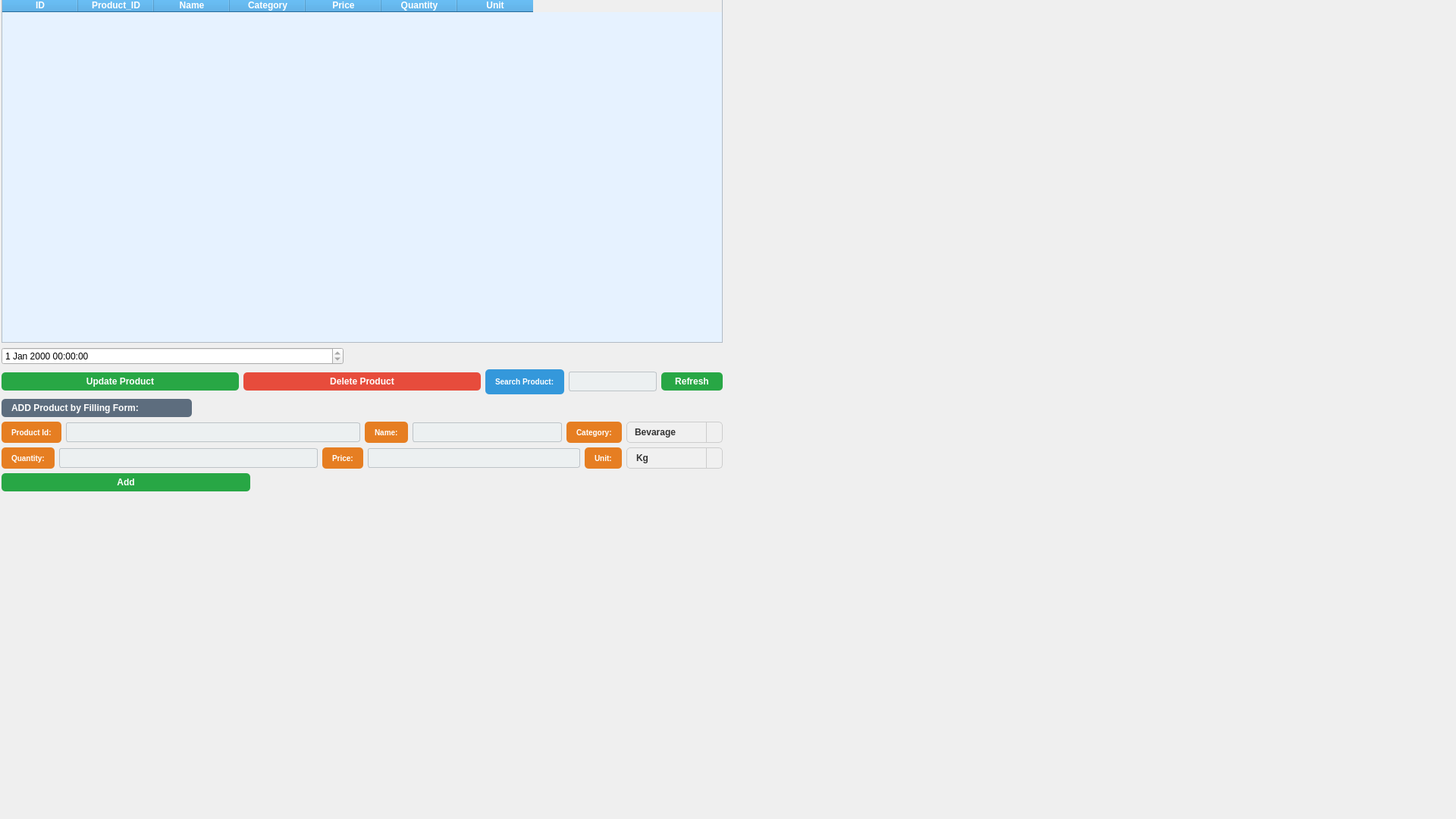
<?xml version="1.0" encoding="UTF-8"?>
<ui version="4.0">
 <class>admineditableinv</class>
 <widget class="QWidget" name="admineditableinv">
  <property name="geometry">
   <rect>
    <x>0</x>
    <y>0</y>
    <width>1920</width>
    <height>1080</height>
   </rect>
  </property>
  <property name="sizePolicy">
   <sizepolicy hsizetype="Expanding" vsizetype="Expanding">
    <horstretch>0</horstretch>
    <verstretch>0</verstretch>
   </sizepolicy>
  </property>
  <property name="minimumSize">
   <size>
    <width>300</width>
    <height>300</height>
   </size>
  </property>
  <property name="maximumSize">
   <size>
    <width>1920</width>
    <height>1080</height>
   </size>
  </property>
  <property name="windowTitle">
   <string>Dialog</string>
  </property>
  <property name="styleSheet">
   <string notr="true">background: qlineargradient(spread:pad, x1:0, y1:0, x2:1, y2:1,
                            stop:0 #e3f2fd, stop:1 #bbdefb);
</string>
  </property>
  <widget class="QWidget" name="layoutWidget">
   <property name="geometry">
    <rect>
     <x>2</x>
     <y>-3</y>
     <width>951</width>
     <height>651</height>
    </rect>
   </property>
   <layout class="QVBoxLayout" name="verticalLayout">
    <item>
     <widget class="QTableWidget" name="tableWidget_products">
      <property name="maximumSize">
       <size>
        <width>1920</width>
        <height>1080</height>
       </size>
      </property>
      <property name="styleSheet">
       <string notr="true">
QTableWidget {
    background-color: #E6F2FF; /* Light blue for even rows */
alternate-background-color: #B5D6F5;

}

QHeaderView::section {
    background-color: #3498DB;  /* Optional: blue header */
    color: white;
    font-weight: bold;
}
</string>
      </property>
      <property name="columnCount">
       <number>7</number>
      </property>
      <column>
       <property name="text">
        <string>ID</string>
       </property>
      </column>
      <column>
       <property name="text">
        <string>Product_ID</string>
       </property>
      </column>
      <column>
       <property name="text">
        <string>Name</string>
       </property>
      </column>
      <column>
       <property name="text">
        <string>Category</string>
       </property>
      </column>
      <column>
       <property name="text">
        <string>Price</string>
       </property>
      </column>
      <column>
       <property name="text">
        <string>Quantity</string>
       </property>
      </column>
      <column>
       <property name="text">
        <string>Unit</string>
       </property>
      </column>
     </widget>
    </item>
    <item>
     <layout class="QHBoxLayout" name="horizontalLayout_9">
      <item>
       <layout class="QVBoxLayout" name="verticalLayout_2">
        <item>
         <layout class="QHBoxLayout" name="horizontalLayout_16">
          <item>
           <widget class="QDateTimeEdit" name="dateTimeEdit">
            <property name="readOnly">
             <bool>true</bool>
            </property>
           </widget>
          </item>
          <item>
           <spacer name="horizontalSpacer_2">
            <property name="orientation">
             <enum>Qt::Orientation::Horizontal</enum>
            </property>
            <property name="sizeType">
             <enum>QSizePolicy::Policy::Preferred</enum>
            </property>
            <property name="sizeHint" stdset="0">
             <size>
              <width>500</width>
              <height>20</height>
             </size>
            </property>
           </spacer>
          </item>
         </layout>
        </item>
        <item>
         <layout class="QHBoxLayout" name="horizontalLayout_14">
          <item>
           <widget class="QPushButton" name="pushButton_updateproduct">
            <property name="styleSheet">
             <string notr="true">QPushButton {
    background-color: #28a745;  /* Bootstrap Green */
    color: white;
    font-weight: bold;
    border-radius: 5px;
    padding: 5px 10px;
}
QPushButton:hover {
    background-color: #218838;  /* Darker green on hover */
}
</string>
            </property>
            <property name="text">
             <string>Update Product</string>
            </property>
            <property name="checkable">
             <bool>false</bool>
            </property>
            <property name="autoDefault">
             <bool>false</bool>
            </property>
            <property name="default">
             <bool>false</bool>
            </property>
            <property name="flat">
             <bool>false</bool>
            </property>
           </widget>
          </item>
          <item>
           <widget class="QPushButton" name="pushButton_delete">
            <property name="styleSheet">
             <string notr="true">QPushButton {
    background-color: #E74C3C;  /* Bright red */
    color: white;
 font-weight: bold;
    border-radius: 5px;
    padding: 5px 10px;
}

QPushButton:hover {
    background-color: #C0392B;  /* Darker red on hover */
}
</string>
            </property>
            <property name="text">
             <string>Delete Product</string>
            </property>
           </widget>
          </item>
          <item>
           <layout class="QHBoxLayout" name="horizontalLayout_15">
            <item>
             <layout class="QHBoxLayout" name="horizontalLayout">
              <item>
               <widget class="QLabel" name="label_6">
                <property name="styleSheet">
                 <string notr="true">
QLabel {
background-color: #3498DB;  /* Medium gray */
color: white;

    border-radius: 5px;
    padding:  10px;
font-size: 10px;
    font-weight: bold;
}
</string>
                </property>
                <property name="text">
                 <string>Search Product:</string>
                </property>
               </widget>
              </item>
              <item>
               <widget class="QLineEdit" name="lineEdit_searchproduct">
                <property name="sizePolicy">
                 <sizepolicy hsizetype="Minimum" vsizetype="Fixed">
                  <horstretch>0</horstretch>
                  <verstretch>0</verstretch>
                 </sizepolicy>
                </property>
                <property name="styleSheet">
                 <string notr="true">QLineEdit {
    background-color: #ECF0F1;
    color: #2C3E50;
    border: 1px solid #BDC3C7;
    border-radius: 3px;
    padding: 2px 4px;
    font-size: 12px;
    min-height: 20px; /* reduce height */
}

QLineEdit:focus {
    border: 1px solid #3498DB;
    background-color: #FFFFFF;
}

QLineEdit::placeholder {
    color: #95A5A6;
    font-style: italic;
}
</string>
                </property>
               </widget>
              </item>
             </layout>
            </item>
            <item>
             <widget class="QPushButton" name="pushButton_refresh">
              <property name="styleSheet">
               <string notr="true">QPushButton {
    background-color: #28a745;  /* Bootstrap Green */
    color: white;
    font-weight: bold;
    border-radius: 5px;
    padding: 5px 10px;
}
QPushButton:hover {
    background-color: #218838;  /* Darker green on hover */
}
</string>
              </property>
              <property name="text">
               <string>Refresh</string>
              </property>
             </widget>
            </item>
           </layout>
          </item>
         </layout>
        </item>
        <item>
         <layout class="QHBoxLayout" name="horizontalLayout_10">
          <item>
           <widget class="QLabel" name="label_8">
            <property name="styleSheet">
             <string notr="true">QLabel {
background-color:#5D6D7E;  /* Medium gray */
color: white;

    border-radius: 5px;
    padding: 5px 10px;
font-size: 12px;
    font-weight: bold;
}
</string>
            </property>
            <property name="text">
             <string>ADD Product by Filling Form:</string>
            </property>
           </widget>
          </item>
          <item>
           <spacer name="horizontalSpacer_3">
            <property name="orientation">
             <enum>Qt::Orientation::Horizontal</enum>
            </property>
            <property name="sizeType">
             <enum>QSizePolicy::Policy::Preferred</enum>
            </property>
            <property name="sizeHint" stdset="0">
             <size>
              <width>700</width>
              <height>20</height>
             </size>
            </property>
           </spacer>
          </item>
         </layout>
        </item>
        <item>
         <layout class="QHBoxLayout" name="horizontalLayout_12">
          <item>
           <layout class="QHBoxLayout" name="horizontalLayout_2">
            <item>
             <widget class="QLabel" name="label">
              <property name="styleSheet">
               <string notr="true">QLabel {
background-color: #E67E22;  /* Medium gray */
color: white;
 font-weight: bold;
font-size: 10px;
    border-radius: 5px;
    padding: 5px 10px;
}
</string>
              </property>
              <property name="text">
               <string>Product Id:</string>
              </property>
             </widget>
            </item>
            <item>
             <widget class="QLineEdit" name="lineEdit_productid">
              <property name="styleSheet">
               <string notr="true">QLineEdit {
    background-color: #ECF0F1;
    color: #2C3E50;
    border: 1px solid #BDC3C7;
    border-radius: 3px;
    padding: 2px 4px;
    font-size: 12px;
    min-height: 20px; /* reduce height */
}

QLineEdit:focus {
    border: 1px solid #3498DB;
    background-color: #FFFFFF;
}

QLineEdit::placeholder {
    color: #95A5A6;
    font-style: italic;
}
</string>
              </property>
             </widget>
            </item>
           </layout>
          </item>
          <item>
           <layout class="QHBoxLayout" name="horizontalLayout_3">
            <item>
             <widget class="QLabel" name="label_2">
              <property name="styleSheet">
               <string notr="true">QLabel {
background-color: #E67E22;  /* Medium gray */
color: white;
 font-weight: bold;
font-size: 10px;
    border-radius: 5px;
    padding: 5px 10px;
}
</string>
              </property>
              <property name="text">
               <string>Name:</string>
              </property>
             </widget>
            </item>
            <item>
             <widget class="QLineEdit" name="lineEdit_productname">
              <property name="styleSheet">
               <string notr="true">QLineEdit {
    background-color: #ECF0F1;
    color: #2C3E50;
    border: 1px solid #BDC3C7;
    border-radius: 3px;
    padding: 2px 4px;
    font-size: 12px;
    min-height: 20px; /* reduce height */
}

QLineEdit:focus {
    border: 1px solid #3498DB;
    background-color: #FFFFFF;
}

QLineEdit::placeholder {
    color: #95A5A6;
    font-style: italic;
}
</string>
              </property>
             </widget>
            </item>
            <item>
             <layout class="QHBoxLayout" name="horizontalLayout_4">
              <item>
               <widget class="QLabel" name="label_7">
                <property name="styleSheet">
                 <string notr="true">QLabel {
background-color: #E67E22;  /* Medium gray */
color: white;
 font-weight: bold;
font-size: 10px;
    border-radius: 5px;
    padding: 5px 10px;
}
</string>
                </property>
                <property name="text">
                 <string>Category:</string>
                </property>
               </widget>
              </item>
              <item>
               <widget class="QComboBox" name="comboBox_category">
                <property name="styleSheet">
                 <string notr="true">QComboBox {
    background-color: #f0f0f0;         /* Light gray background */
    border: 1px solid #ccc;            /* Soft border */
    border-radius: 5px;
    padding: 5px 10px;
    font-weight: bold;
    color: #333;                       /* Dark text */
}

QComboBox:hover {
    background-color: #e2e6ea;         /* Slightly darker on hover */
    border: 1px solid #888;
}

QComboBox::drop-down {
    subcontrol-origin: padding;
    subcontrol-position: top right;
    width: 20px;
    border-left: 1px solid #ccc;
}

QComboBox::down-arrow {
    image: url(:/icons/arrow-down.png);  /* Optional: Add a custom arrow icon */
}
</string>
                </property>
                <item>
                 <property name="text">
                  <string>Bevarage</string>
                 </property>
                </item>
                <item>
                 <property name="text">
                  <string>Grocery</string>
                 </property>
                </item>
                <item>
                 <property name="text">
                  <string>Dairy</string>
                 </property>
                </item>
                <item>
                 <property name="text">
                  <string>Fruit</string>
                 </property>
                </item>
                <item>
                 <property name="text">
                  <string>Vegetable</string>
                 </property>
                </item>
                <item>
                 <property name="text">
                  <string>Cosmetics</string>
                 </property>
                </item>
                <item>
                 <property name="text">
                  <string>Miscellaneous</string>
                 </property>
                </item>
               </widget>
              </item>
             </layout>
            </item>
           </layout>
          </item>
         </layout>
        </item>
        <item>
         <layout class="QHBoxLayout" name="horizontalLayout_13">
          <item>
           <layout class="QHBoxLayout" name="horizontalLayout_5">
            <item>
             <layout class="QHBoxLayout" name="horizontalLayout_7">
              <item>
               <widget class="QLabel" name="label_4">
                <property name="styleSheet">
                 <string notr="true">QLabel {
background-color: #E67E22;  /* Medium gray */
color: white;
 font-weight: bold;
font-size: 10px;
    border-radius: 5px;
    padding: 5px 10px;
}
</string>
                </property>
                <property name="text">
                 <string>Quantity:</string>
                </property>
               </widget>
              </item>
              <item>
               <widget class="QLineEdit" name="lineEdit_productquantity">
                <property name="styleSheet">
                 <string notr="true">QLineEdit {
    background-color: #ECF0F1;
    color: #2C3E50;
    border: 1px solid #BDC3C7;
    border-radius: 3px;
    padding: 2px 4px;
    font-size: 12px;
    min-height: 20px; /* reduce height */
}

QLineEdit:focus {
    border: 1px solid #3498DB;
    background-color: #FFFFFF;
}

QLineEdit::placeholder {
    color: #95A5A6;
    font-style: italic;
}
</string>
                </property>
               </widget>
              </item>
              <item>
               <layout class="QHBoxLayout" name="horizontalLayout_6">
                <item>
                 <widget class="QLabel" name="label_3">
                  <property name="styleSheet">
                   <string notr="true">QLabel {
background-color: #E67E22;  /* Medium gray */
color: white;
 font-weight: bold;
font-size: 10px;
    border-radius: 5px;
    padding: 5px 10px;
}
</string>
                  </property>
                  <property name="text">
                   <string>Price:</string>
                  </property>
                 </widget>
                </item>
                <item>
                 <widget class="QLineEdit" name="lineEdit_productprice">
                  <property name="styleSheet">
                   <string notr="true">QLineEdit {
    background-color: #ECF0F1;
    color: #2C3E50;
    border: 1px solid #BDC3C7;
    border-radius: 3px;
    padding: 2px 4px;
    font-size: 12px;
    min-height: 20px; /* reduce height */
}

QLineEdit:focus {
    border: 1px solid #3498DB;
    background-color: #FFFFFF;
}

QLineEdit::placeholder {
    color: #95A5A6;
    font-style: italic;
}
</string>
                  </property>
                 </widget>
                </item>
               </layout>
              </item>
             </layout>
            </item>
            <item>
             <widget class="QLabel" name="label_5">
              <property name="styleSheet">
               <string notr="true">QLabel {
background-color: #E67E22;  /* Medium gray */
color: white;
 font-weight: bold;
font-size: 10px;
    border-radius: 5px;
    padding: 5px 10px;
}
</string>
              </property>
              <property name="text">
               <string>Unit:</string>
              </property>
             </widget>
            </item>
            <item>
             <widget class="QComboBox" name="comboBox_unit">
              <property name="styleSheet">
               <string notr="true">QComboBox {
    background-color: #f0f0f0;         /* Light gray background */
    border: 1px solid #ccc;            /* Soft border */
    border-radius: 5px;
    padding: 5px 10px;
    font-weight: bold;
    color: #333;                       /* Dark text */
}

QComboBox:hover {
    background-color: #e2e6ea;         /* Slightly darker on hover */
    border: 1px solid #888;
}

QComboBox::drop-down {
    subcontrol-origin: padding;
    subcontrol-position: top right;
    width: 20px;
    border-left: 1px solid #ccc;
}

QComboBox::down-arrow {
    image: url(:/icons/arrow-down.png);  /* Optional: Add a custom arrow icon */
}
</string>
              </property>
              <property name="editable">
               <bool>true</bool>
              </property>
              <item>
               <property name="text">
                <string>Kg</string>
               </property>
              </item>
              <item>
               <property name="text">
                <string>pcs</string>
               </property>
              </item>
              <item>
               <property name="text">
                <string>Liter</string>
               </property>
              </item>
              <item>
               <property name="text">
                <string>Miscellaneous</string>
               </property>
              </item>
             </widget>
            </item>
           </layout>
          </item>
         </layout>
        </item>
        <item>
         <layout class="QHBoxLayout" name="horizontalLayout_11"/>
        </item>
        <item>
         <layout class="QHBoxLayout" name="horizontalLayout_8">
          <item>
           <widget class="QPushButton" name="pushButton_add">
            <property name="styleSheet">
             <string notr="true">QPushButton {
    background-color: #28a745;  /* Bootstrap Green */
    color: white;
    font-weight: bold;
    border-radius: 5px;
    padding: 5px 10px;
}
QPushButton:hover {
    background-color: #218838;  /* Darker green on hover */
}
</string>
            </property>
            <property name="text">
             <string>Add</string>
            </property>
           </widget>
          </item>
          <item>
           <spacer name="horizontalSpacer">
            <property name="orientation">
             <enum>Qt::Orientation::Horizontal</enum>
            </property>
            <property name="sizeType">
             <enum>QSizePolicy::Policy::Preferred</enum>
            </property>
            <property name="sizeHint" stdset="0">
             <size>
              <width>623</width>
              <height>20</height>
             </size>
            </property>
           </spacer>
          </item>
         </layout>
        </item>
       </layout>
      </item>
      <item>
       <layout class="QVBoxLayout" name="verticalLayout_3"/>
      </item>
     </layout>
    </item>
   </layout>
  </widget>
 </widget>
 <resources/>
 <connections/>
</ui>
